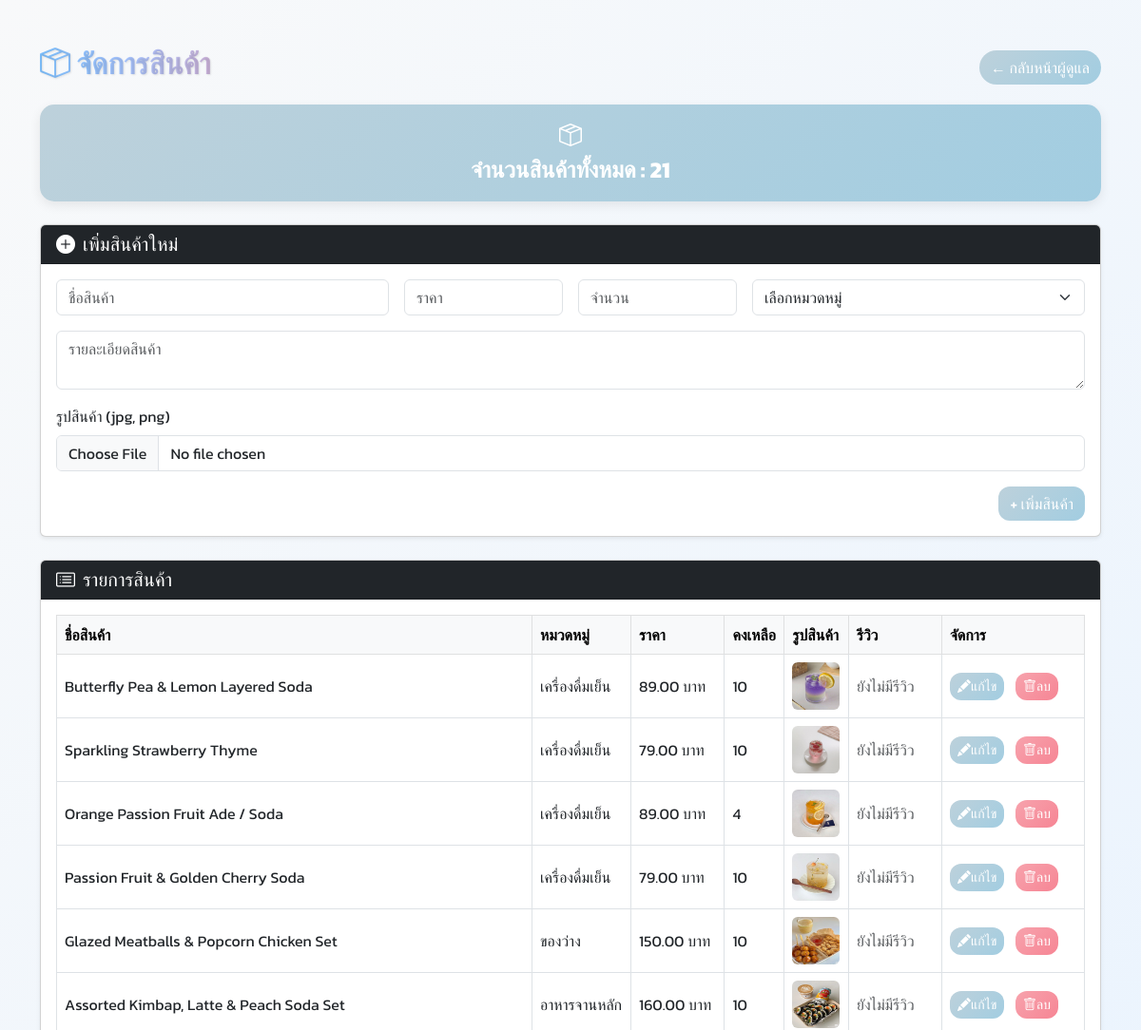
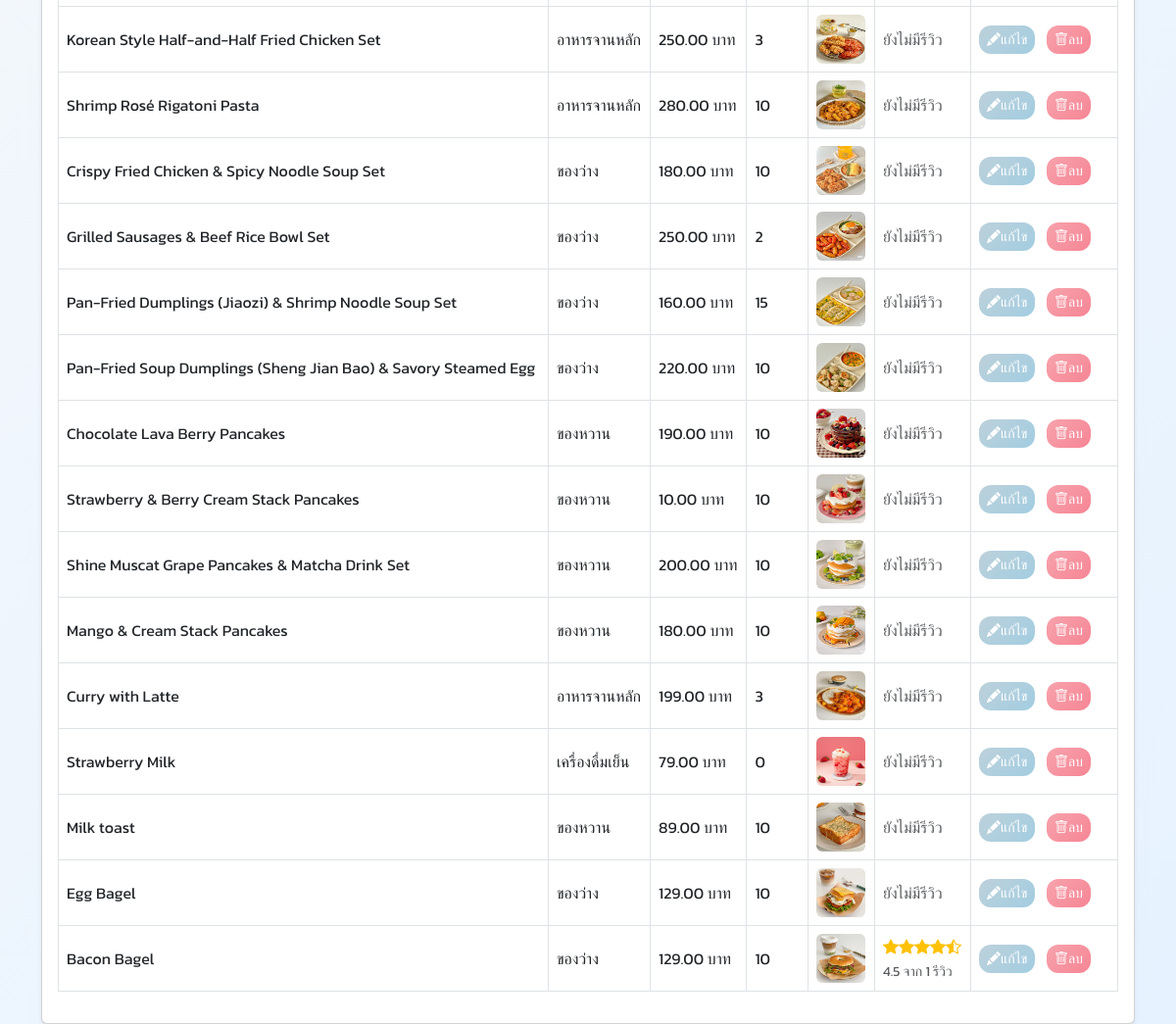
/admin/products.php (signed in), run on the app's committed database (2 pictures, top to bottom).
### tables this page shows
CREATE TABLE `products` (
  `product_id` int(11) NOT NULL,
  `product_name` varchar(150) NOT NULL,
  `description` text DEFAULT NULL,
  `price` decimal(10,2) NOT NULL,
  `stock` int(11) DEFAULT 0,
  `image` varchar(255) DEFAULT NULL,
  `category_id` int(11) DEFAULT NULL,
  `created_at` timestamp NOT NULL DEFAULT current_timestamp()
);

CREATE TABLE `categories` (
  `category_id` int(11) NOT NULL,
  `category_name` varchar(100) NOT NULL
);

### admin/products.php (the view, shortened to what this page needs)
<?php
require '../config.php';
$stmt = $conn->query("
    SELECT
        p.*,
        c.category_name,
        ROUND(AVG(r.rating), 1) AS avg_rating,
        COUNT(r.review_id) AS total_reviews
    FROM products p
    LEFT JOIN categories c ON p.category_id = c.category_id
    LEFT JOIN reviews r ON p.product_id = r.product_id
    GROUP BY p.product_id
    ORDER BY p.created_at DESC
");
$products = $stmt->fetchAll(PDO::FETCH_ASSOC);
$totalProducts = count($products);
?>
<!DOCTYPE html>
<html lang="th">
<head>
    <link href="https://cdn.jsdelivr.net/npm/bootstrap@5.3.0/dist/css/bootstrap.min.css" rel="stylesheet">
    <link href="https://cdn.jsdelivr.net/npm/bootstrap-icons@1.13.0/font/bootstrap-icons.css" rel="stylesheet">
</head>
<body class="bg-light">
    <div class="container mt-4">
        <div class="d-flex justify-content-between align-items-center mt-5 mb-3">
            <h2 class="text-gradient"><i class="bi bi-box-seam"></i> จัดการสินค้า</h2>
            <a href="index.php" class="btn btn-gradient btn-edit rounded-pill">← กลับหน้าผู้ดูแล</a>
        </div>
        <div class="stat-card mb-4">
            <i class="bi bi-box-seam stat-icon text-white"></i>
            <div class="fs-4 fw-bold text-white">จำนวนสินค้าทั้งหมด : <?= $totalProducts ?></div>
        </div>
        <div class="card shadow-sm mb-4">
            <div class="card-header bg-dark text-white">
                <h5 class="mb-0"><i class="bi bi-plus-circle-fill me-2"></i>เพิ่มสินค้าใหม่</h5>
            </div>
            <div class="card-body">
                <form method="post" enctype="multipart/form-data" class="row g-3">
                    <div class="col-md-4">
                        <input type="text" name="product_name" class="form-control" placeholder="ชื่อสินค้า" required>
                    </div>
                    <div class="col-md-2">
                        <input type="number" step="0.01" name="price" class="form-control" placeholder="ราคา" required>
                    </div>
                    <div class="col-md-2">
                        <input type="number" name="stock" class="form-control" placeholder="จำนวน" required>
                    </div>
                    <div class="col-md-4">
                        <select name="category_id" class="form-select" required>
                            <option value="">เลือกหมวดหมู่</option>
                        </select>
                    </div>
                    <div class="col-12">
                        <textarea name="description" class="form-control" placeholder="รายละเอียดสินค้า" rows="2"></textarea>
                    </div>
                    <div class="col-md-12">
                        <label class="form-label">รูปสินค้า (jpg, png)</label>
                        <input type="file" name="product_image" class="form-control">
                    </div>
                    <div class="col-12 text-end">
                        <button type="submit" name="add_product" class="btn btn-gradient btn-edit">+ เพิ่มสินค้า</button>
                    </div>
                </form>
            </div>
        </div>
        <div class="card shadow-sm">
            <div class="card-header bg-dark text-white">
                <h5 class="mb-0"><i class="bi bi-card-list me-2"></i>รายการสินค้า</h5>
            </div>
            <div class="card-body">
                <?php if (count($products) > 0): ?>
                    <div class="table-responsive">
                        <table class="table table-bordered align-middle">
                            <thead class="table-light">
                                <tr>
                                    <th>ชื่อสินค้า</th>
                                    <th>หมวดหมู่</th>
                                    <th>ราคา</th>
                                    <th>คงเหลือ</th>
                                    <th>รูปสินค้า</th>
                                    <th>รีวิว</th>
                                    <th width="150">จัดการ</th>
                                </tr>
                            </thead>
                            <tbody>
                                <?php foreach ($products as $p): ?>
                                    <tr>
                                        <td><?= htmlspecialchars($p['product_name']) ?></td>
                                        <td><?= htmlspecialchars($p['category_name']) ?></td>
                                        <td><?= number_format($p['price'], 2) ?> บาท</td>
                                        <td><?= $p['stock'] ?></td>
                                        <td>
                                            <?php if ($p['image']): ?>
                                                <img src="../product_images/<?= htmlspecialchars($p['image']) ?>" width="50" height="50" class="rounded">
                                            <?php else: ?>
                                                <span class="text-muted">ไม่มีรูป</span>
                                            <?php endif; ?>
                                        </td>
                                        <td class="rating">
                                            <?php if ($p['avg_rating']): ?>
                                                <?php
                                                $stars = floor($p['avg_rating']);
                                                $half = ($p['avg_rating'] - $stars >= 0.5);
                                                for ($i = 1; $i <= 5; $i++):
                                                    if ($i <= $stars) echo '<i class="bi bi-star-fill"></i>';
                                                    elseif ($half && $i == $stars + 1) echo '<i class="bi bi-star-half"></i>';
                                                    else echo '<i class="bi bi-star"></i>';
                                                endfor;
                                                ?>
                                                <br><small class="text-muted"><?= $p['avg_rating'] ?> จาก <?= $p['total_reviews'] ?> รีวิว</small>
                                            <?php else: ?>
                                                <span class="text-muted">ยังไม่มีรีวิว</span>
                                            <?php endif; ?>
                                        </td>
                                        <td>
                                           <a href="edit_products.php?id=<?= $p['product_id'] ?>"
                                                class="btn btn-gradient btn-edit btn-sm px-2 me-2"><i
                                                    class="bi bi-pencil-fill"></i>แก้ไข</a>
                                            <button onclick="confirmDelete(<?= $p['product_id'] ?>)"
                                                class="btn btn-delete btn-sm px-2 me-2"><i class="bi bi-trash"></i>ลบ</button>
                                        </td>
                                    </tr>
                                <?php endforeach; ?>
                            </tbody>
                        </table>
                    </div>
                <?php else: ?>
                    <p class="text-muted">ยังไม่มีสินค้า</p>
                <?php endif; ?>
            </div>
        </div>
    </div>
</body>
</html>

### admin/products.php (style rules this page uses)
body { font-family: 'Kanit', 'Nunito', sans-serif; background: linear-gradient(135deg, #f8f9fa, #e6f2ff); }
.text-gradient { background: linear-gradient(90deg, #80c2ffff, #a7c5ffff, #cdb4db); -webkit-background-clip: text; -webkit-text-fill-color: transparent; font-weight: 700; font-size: 2rem; text-shadow: 1px 1px 2px rgba(0, 0, 0, 0.1); }
.btn-gradient { color: white; font-weight: 500; border-radius: 12px; transition: all 0.3s; border: none; }
.btn-edit { background: linear-gradient(135deg, #bdd1dbff, #a2cde1ff); }
.btn-delete { background: linear-gradient(135deg, #f7a3adff, #f68594ff); color: white; font-weight: 500; border-radius: 12px; transition: all 0.3s; border: none; }
.stat-card { border-radius: 15px; padding: 15px; text-align: center; color: white; background: linear-gradient(135deg, #bdd1dbff, #a2cde1ff); box-shadow: 0 4px 12px rgba(0, 0, 0, 0.08); margin-bottom: 20px; }
.stat-icon { font-size: 1.5rem; margin-bottom: 5px; }
.rating i { color: #ffc107; }

### data on the page
products: product_name "Butterfly Pea & Lemon Layered Soda", category.category_name "เครื่องดื่มเย็น", price "89.00", stock "10", image (picture), shows "ยังไม่มีรีวิว"
products: product_name "Sparkling Strawberry Thyme", category.category_name "เครื่องดื่มเย็น", price "79.00", stock "10", image (picture), shows "ยังไม่มีรีวิว"
products: product_name "Orange Passion Fruit Ade / Soda", category.category_name "เครื่องดื่มเย็น", price "89.00", stock "4", image (picture), shows "ยังไม่มีรีวิว"
products: product_name "Passion Fruit & Golden Cherry Soda", category.category_name "เครื่องดื่มเย็น", price "79.00", stock "10", image (picture), shows "ยังไม่มีรีวิว"
products: product_name "Glazed Meatballs & Popcorn Chicken Set", category.category_name "ของว่าง", price "150.00", stock "10", image (picture), shows "ยังไม่มีรีวิว"
products: product_name "Assorted Kimbap, Latte & Peach Soda Set", category.category_name "อาหารจานหลัก", price "160.00", stock "10", image (picture), shows "ยังไม่มีรีวิว"
products: product_name "Korean Style Half-and-Half Fried Chicken Set", category.category_name "อาหารจานหลัก", price "250.00", stock "3", image (picture), shows "ยังไม่มีรีวิว"
products: product_name "Shrimp Rosé Rigatoni Pasta", category.category_name "อาหารจานหลัก", price "280.00", stock "10", image (picture), shows "ยังไม่มีรีวิว"
products: product_name "Crispy Fried Chicken & Spicy Noodle Soup Set", category.category_name "ของว่าง", price "180.00", stock "10", image (picture), shows "ยังไม่มีรีวิว"
products: product_name "Grilled Sausages & Beef Rice Bowl Set", category.category_name "ของว่าง", price "250.00", stock "2", image (picture), shows "ยังไม่มีรีวิว"
products: product_name "Pan-Fried Dumplings (Jiaozi) & Shrimp Noodle Soup Set", category.category_name "ของว่าง", price "160.00", stock "15", image (picture), shows "ยังไม่มีรีวิว"
products: product_name "Pan-Fried Soup Dumplings (Sheng Jian Bao) & Savory Steamed Egg", category.category_name "ของว่าง", price "220.00", stock "10", image (picture), shows "ยังไม่มีรีวิว"
products: product_name "Chocolate Lava Berry Pancakes", category.category_name "ของหวาน", price "190.00", stock "10", image (picture), shows "ยังไม่มีรีวิว"
products: product_name "Strawberry & Berry Cream Stack Pancakes", category.category_name "ของหวาน", price "10.00", stock "10", image (picture), shows "ยังไม่มีรีวิว"
products: product_name "Shine Muscat Grape Pancakes & Matcha Drink Set", category.category_name "ของหวาน", price "200.00", stock "10", image (picture), shows "ยังไม่มีรีวิว"
products: product_name "Mango & Cream Stack Pancakes", category.category_name "ของหวาน", price "180.00", stock "10", image (picture), shows "ยังไม่มีรีวิว"
products: product_name "Curry with Latte", category.category_name "อาหารจานหลัก", price "199.00", stock "3", image (picture), shows "ยังไม่มีรีวิว"
products: product_name "Strawberry Milk", category.category_name "เครื่องดื่มเย็น", price "79.00", stock "0", image (picture), shows "ยังไม่มีรีวิว"
products: product_name "Milk toast", category.category_name "ของหวาน", price "89.00", stock "10", image (picture), shows "ยังไม่มีรีวิว"
products: product_name "Egg Bagel", category.category_name "ของว่าง", price "129.00", stock "10", image (picture), shows "ยังไม่มีรีวิว"
products: product_name "Bacon Bagel", category.category_name "ของว่าง", price "129.00", stock "10", image (picture), avg_rating "4.5", total_reviews "1"

### other printed values
$totalProducts "21"
